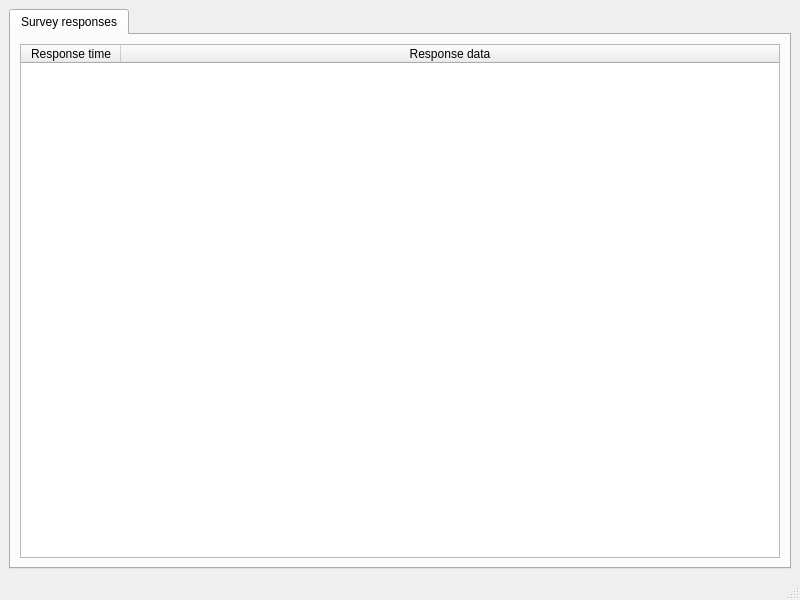
<?xml version="1.0" encoding="UTF-8"?>
<ui version="4.0">
 <class>MainWindow</class>
 <widget class="QMainWindow" name="MainWindow">
  <property name="geometry">
   <rect>
    <x>0</x>
    <y>0</y>
    <width>800</width>
    <height>600</height>
   </rect>
  </property>
  <property name="windowTitle">
   <string>Privact</string>
  </property>
  <widget class="QWidget" name="centralwidget">
   <layout class="QVBoxLayout" name="verticalLayout_3">
    <item>
     <widget class="QTabWidget" name="tabWidget">
      <property name="currentIndex">
       <number>0</number>
      </property>
      <widget class="QWidget" name="tab">
       <attribute name="title">
        <string>Survey responses</string>
       </attribute>
       <layout class="QVBoxLayout" name="verticalLayout_4">
        <item>
         <widget class="QTableWidget" name="tableWidget">
          <property name="editTriggers">
           <set>QAbstractItemView::NoEditTriggers</set>
          </property>
          <property name="sortingEnabled">
           <bool>true</bool>
          </property>
          <property name="columnCount">
           <number>2</number>
          </property>
          <attribute name="horizontalHeaderStretchLastSection">
           <bool>true</bool>
          </attribute>
          <attribute name="verticalHeaderVisible">
           <bool>false</bool>
          </attribute>
          <column>
           <property name="text">
            <string>Response time</string>
           </property>
          </column>
          <column>
           <property name="text">
            <string>Response data</string>
           </property>
          </column>
         </widget>
        </item>
       </layout>
      </widget>
     </widget>
    </item>
   </layout>
  </widget>
  <widget class="QMenuBar" name="menubar">
   <property name="geometry">
    <rect>
     <x>0</x>
     <y>0</y>
     <width>800</width>
     <height>19</height>
    </rect>
   </property>
  </widget>
  <widget class="QStatusBar" name="statusbar"/>
 </widget>
 <resources/>
 <connections/>
</ui>
